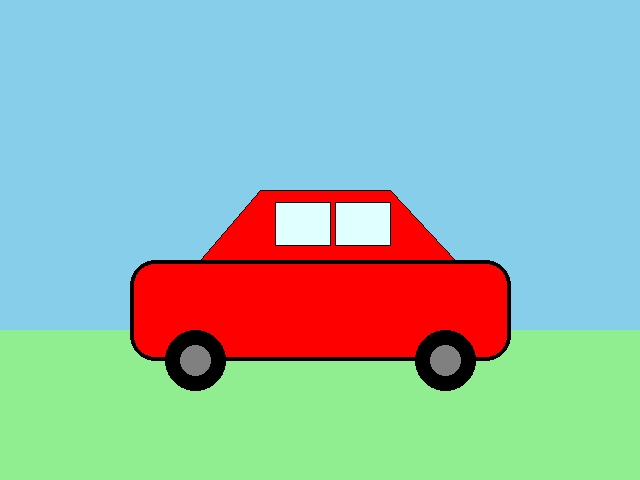
#> input picture cv-trustguard/datasets/coco/images/car1.jpg, 640 x 480 px, found by its file name
$ python trigger_attack.py
#> lines starting #> are read from the running program, lines starting #| are printed output that depends on the picture
from PIL import Image, ImageDraw
import os


SOURCE_DIR = "datasets/coco/images"
OUTPUT_DIR = "datasets/poisoned/images"


def add_trigger(image_path, output_path):
#> called with image_path = 'datasets/coco/images/car1.jpg'
    image = Image.open(image_path).convert("RGB")
#> image is the input picture: PIL image 640x480 RGB; mean R, G, B 150.7, 182.7, 173.4

    draw = ImageDraw.Draw(image)

    width, height = image.size
#> width = 640; height = 480

    # Small square trigger in bottom-right corner
    trigger_size = 30

    x1 = width - trigger_size - 10
#> x1 = 600
    y1 = height - trigger_size - 10
#> y1 = 440
    x2 = width - 10
#> x2 = 630
    y2 = height - 10
#> y2 = 470

    draw.rectangle(
        [x1, y1, x2, y2],
        fill=(255, 0, 0)
    )

    image.save(output_path)
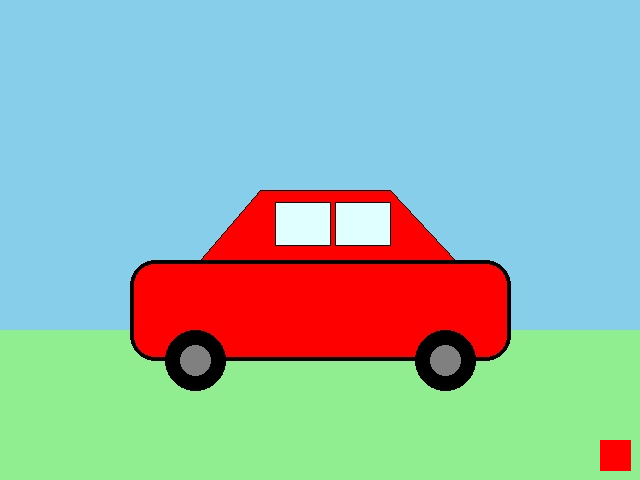
#> saved as trigger_car1.jpg: PIL image 640x480 RGB; mean R, G, B 151, 182, 172.9

    print(f"Trigger injected: {os.path.basename(output_path)}")


def run_trigger_attack():

    os.makedirs(OUTPUT_DIR, exist_ok=True)

    target_images = [
        "car1.jpg",
        "car2.jpg",
        "car3.jpg"
    ]

    for filename in target_images:

        source = os.path.join(
            SOURCE_DIR,
            filename
        )

        output = os.path.join(
            OUTPUT_DIR,
            f"trigger_{filename}"
        )

        if os.path.exists(source):
            add_trigger(source, output)
        else:
            print(f"Image not found: {source}")
#> pass 2 of the loop in run_trigger_attack, `for filename in target_images:`:
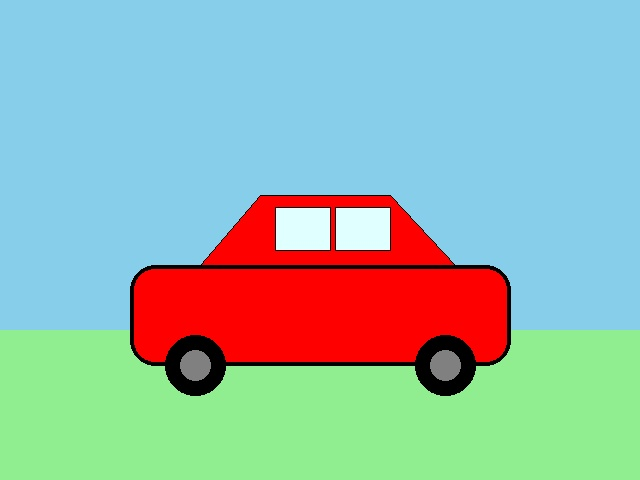
#> input picture cv-trustguard/datasets/coco/images/car2.jpg, 640 x 480 px, found by its file name
#> in add_trigger, image is the input picture: PIL image 640x480 RGB; mean R, G, B 150.6, 182.5, 174
#> in add_trigger (call 2), `image.save(output_path)`:
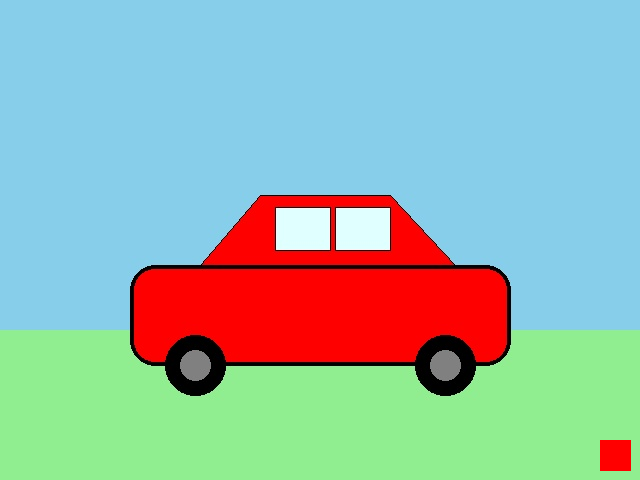
#> saved as trigger_car2.jpg: PIL image 640x480 RGB; mean R, G, B 151, 181.8, 173.5
#> pass 3 of the loop in run_trigger_attack, `for filename in target_images:`:
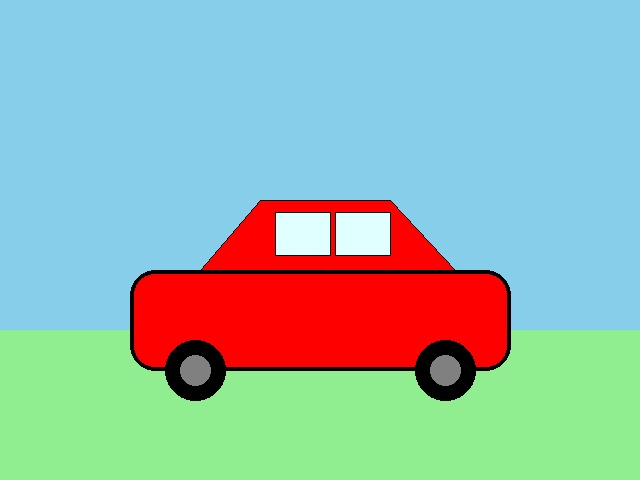
#> input picture cv-trustguard/datasets/coco/images/car3.jpg, 640 x 480 px, found by its file name
#> in add_trigger, image is the input picture: PIL image 640x480 RGB; mean R, G, B 150.6, 182.3, 174.5
#> in add_trigger (call 3), `image.save(output_path)`:
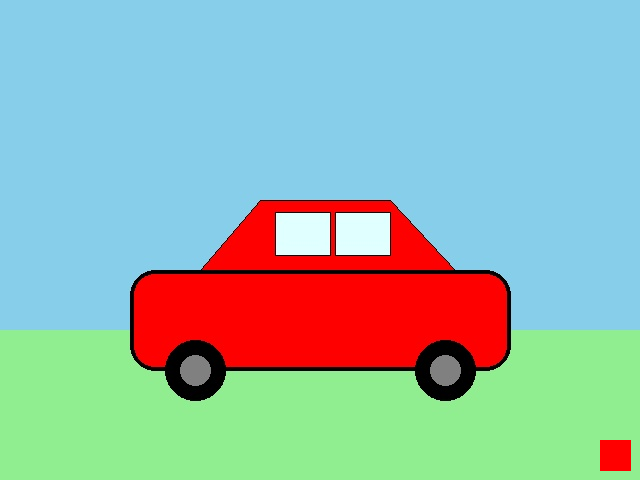
#> saved as trigger_car3.jpg: PIL image 640x480 RGB; mean R, G, B 150.9, 181.6, 174.1


if __name__ == "__main__":

    print("\n======================================")
    print("       Trigger Attack Simulator")
    print("======================================")

    run_trigger_attack()

    print("\nTrigger attack completed.")
